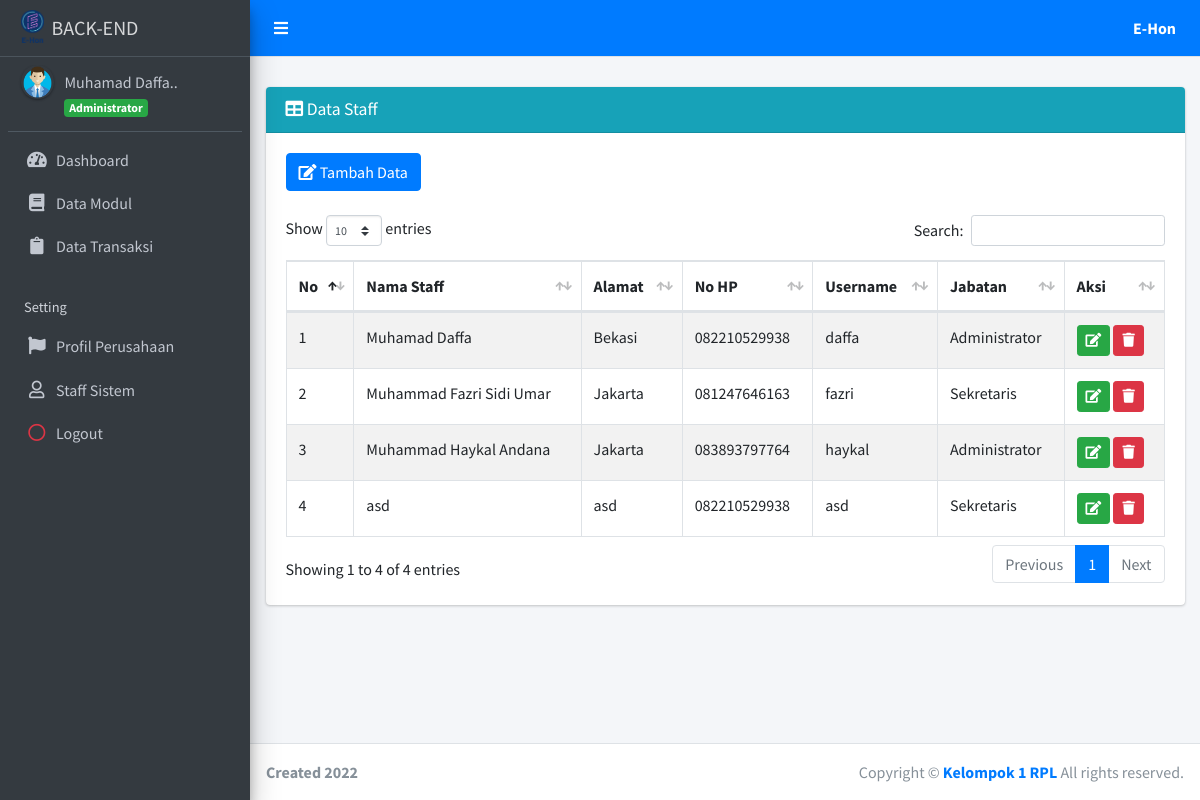
/BEND/index.php?page=data-staff (signed in), run on the app's committed database.
### tables this page shows
CREATE TABLE `tb_profil` (
  `id_profil` int(11) NOT NULL,
  `nama_profil` varchar(50) NOT NULL,
  `alamat` text NOT NULL,
  `bidang` varchar(50) NOT NULL
);

CREATE TABLE `staff` (
  `id_staff` int(11) NOT NULL,
  `nama_staff` varchar(30) NOT NULL,
  `alamat` varchar(50) NOT NULL,
  `no_hp` char(12) NOT NULL,
  `username` varchar(30) NOT NULL,
  `password` varchar(20) NOT NULL,
  `jabatan` enum('Administrator','Sekretaris') NOT NULL
);

### BEND/admin/staff/data_staff.php (the view, shortened to what this page needs)
<div class="card card-info">
	<div class="card-header">
		<h3 class="card-title">
			<i class="fa fa-table"></i> Data Staff</h3>
	</div>
	<div class="card-body">
		<div class="table-responsive">
			<div>
				<a href="?page=add-staff" class="btn btn-primary">
					<i class="fa fa-edit"></i> Tambah Data</a>
			</div>
			<br>
			<table id="example1" class="table table-bordered table-striped">
				<thead>
					<tr>
						<th>No</th>
						<th>Nama Staff</th>
						<th>Alamat</th>
						<th>No HP</th>
						<th>Username</th>
						<th>Jabatan</th>
						<th>Aksi</th>
					</tr>
				</thead>
				<tbody>
					<?php
              $no = 1;
              $sql = $koneksi->query("select * from staff");
              while ($data= $sql->fetch_assoc()) {
            ?>
					<tr>
						<td>
							<?php echo $no++; ?>
						</td>
						<td>
							<?php echo $data['nama_staff']; ?>
						</td>
						<td>
							<?php echo $data['alamat']; ?>
						</td>
						<td>
							<?php echo $data['no_hp']; ?>
						</td>
						<td>
							<?php echo $data['username']; ?>
						</td>
						<td>
							<?php echo $data['jabatan']; ?>
						</td>
						<td>
							<a href="?page=edit-staff&kode=<?php echo $data['id_staff']; ?>" title="Ubah"
							 class="btn btn-success btn-sm">
								<i class="fa fa-edit"></i>
							</a>
							<a href="?page=del-staff&kode=<?php echo $data['id_staff']; ?>" onclick="return confirm('Apakah anda yakin hapus data ini ?')"
							 title="Hapus" class="btn btn-danger btn-sm">
								<i class="fa fa-trash"></i>
						</td>
					</tr>
					<?php
              }
            ?>
				</tbody>
			</table>
		</div>
	</div>

### BEND/index.php (shortened to what this page needs)
<?php
    if (isset($_SESSION["ses_username"])==""){
	header("location: login.php");
    }else{
      $data_nama = $_SESSION["ses_nama"];
	  $data_jabatan = $_SESSION["ses_jabatan"];
    }
	include "inc/koneksi.php";
	$sql = $koneksi->query("SELECT * from tb_profil");
	while ($data= $sql->fetch_assoc()) {
	$nama=$data['nama_profil'];
	}
?>
<!DOCTYPE html>
<html>
<head>
	<link rel="stylesheet" href="plugins/fontawesome-free/css/all.min.css">
	<link rel="stylesheet" href="https://code.ionicframework.com/ionicons/2.0.1/css/ionicons.min.css">
	<link rel="stylesheet" href="plugins/datatables-bs4/css/dataTables.bootstrap4.css">
	<link rel="stylesheet" href="dist/css/adminlte.min.css">
	<link rel="stylesheet" href="plugins/select2/css/select2.min.css">
	<link rel="stylesheet" href="plugins/select2-bootstrap4-theme/select2-bootstrap4.min.css">
</head>
<body class="hold-transition sidebar-mini">
	<div class="wrapper">
		<nav class="main-header navbar navbar-expand navbar-blue navbar-light">
			<ul class="navbar-nav">
				<li class="nav-item">
					<a class="nav-link" data-widget="pushmenu" href="#">
						<i class="fas fa-bars text-white"></i>
					</a>
				</li>
			</ul>
			<ul class="navbar-nav ml-auto">
				<li class="nav-item d-none d-sm-inline-block">
					<a href="index.php" class="nav-link">
						<font color="white">
							<b>
								<?php echo $nama; ?>
							</b>
						</font>
					</a>
				</li>
			</ul>
		</nav>
		<aside class="main-sidebar sidebar-dark-primary elevation-4">
			<a href="index.php" class="brand-link">
				<img src="dist/img/elogo.png" alt="AdminLTE Logo" class="brand-image" style="opacity: .8">
				<span class="brand-text">BACK-END</span>
			</a>
			<div class="sidebar">
				<div class="user-panel mt-2 pb-2 mb-2 d-flex">
					<div class="image">
						<img src="dist/img/user.png" class="img-circle elevation-1" alt="User Image">
					</div>
					<div class="info">
						<a href="index.php" class="d-block">
							<?php echo substr($data_nama, 0,20); ?>..
						</a>
						<span class="badge badge-success">
							<?php echo $data_jabatan; ?>
						</span>
					</div>
				</div>
				<nav class="mt-2">
					<ul class="nav nav-pills nav-sidebar flex-column" data-widget="treeview" role="menu" data-accordion="false">
						<?php
						if ($data_jabatan=="Administrator"){
						?>
						<li class="nav-item">
							<a href="index.php" class="nav-link">
								<i class="nav-icon fas fa-tachometer-alt"></i>
								<p>
									Dashboard
								</p>
							</a>
						</li>
						<li class="nav-item">
							<a href="?page=data-modul" class="nav-link">
								<i class="nav-icon far fa fa-book"></i>
								<p>
									Data Modul
								</p>
							</a>
						</li>
						<li class="nav-item">
							<a href="?page=data-transaksi" class="nav-link">
								<i class="nav-icon far fa fa-clipboard"></i>
								<p>
									Data Transaksi
								</p>
							</a>
						</li>
						<li class="nav-header">Setting</li>
						<li class="nav-item">
							<a href="?page=data-profil" class="nav-link">
								<i class="nav-icon far fa fa-flag"></i>
								<p>
									Profil Perusahaan
								</p>
							</a>
						</li>
						<li class="nav-item">
							<a href="?page=data-staff" class="nav-link">
								<i class="nav-icon far fa-user"></i>
								<p>
									Staff Sistem
								</p>
							</a>
						</li>
						<?php
							}
						?>
						<li class="nav-item">
							<a onclick="return confirm('Apakah anda yakin akan keluar ?')" href="logout.php" class="nav-link">
								<i class="nav-icon far fa-circle text-danger"></i>
								<p>
									Logout
								</p>
							</a>
						</li>
				</nav>
			</div>
		</aside>
		<div class="content-wrapper">
			<section class="content-header">
			</section>
			<section class="content">
				<div class="container-fluid">
					<?php
      if(isset($_GET['page'])){
          $hal = $_GET['page'];
          switch ($hal) {
				case 'data-staff':
					include "admin/staff/data_staff.php";
					break;
          }
          }
    ?>
				</div>
			</section>
		</div>
		<footer class="main-footer">
			<div class="float-right d-none d-sm-block">
				Copyright &copy;
				<a target="_blank" href="index.php">
					<strong> Kelompok 1 RPL</strong>
				</a>
				All rights reserved.
			</div>
			<b>Created 2022</b>
		</footer>
	</div>
</body>
</html>

### data on the page
tb_profil: nama_profil "E-Hon"
staff: nama_staff "Muhamad Daffa", alamat "Bekasi", no_hp "082210529938", username "daffa", jabatan "Administrator"
staff: nama_staff "Muhammad Fazri Sidi Umar", alamat "Jakarta", no_hp "081247646163", username "fazri", jabatan "Sekretaris"
staff: nama_staff "Muhammad Haykal Andana", alamat "Jakarta", no_hp "083893797764", username "haykal", jabatan "Administrator"
staff: nama_staff "asd", alamat "asd", no_hp "082210529938", username "asd", jabatan "Sekretaris"

### other printed values
substr($data_nama, 0,20) "Muhamad Daffa"
$data_jabatan "Administrator"
